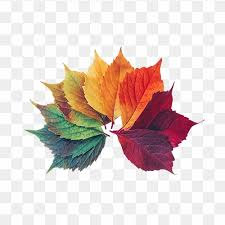
%> input picture BitPlaneSlicing/download.jpg, 225 x 225 px
$ octave grayscale.m   (GNU Octave 9; MATLAB toolbox functions it lacks are replaced by stand-ins)
%> lines starting %> are read from the running program, lines starting %| are printed output that depends on the picture
% Greyscaling the images with different algorithms
% Author: Sai Chandra Mouli (BT22ECI035)

clc;
clear all;
close all;

% Reading the Image
I = imread("download.jpg");
%> I is the input picture: size 225x225x3 uint8; mean R, G, B 223.3, 209.2, 204.4
imshow(I);

% Create figure with subplots
figure('Name', 'Greyscale method');

% Average Method
Gray_avg = (I(:,:,1) + I(:,:,2) + I(:,:,3)) / 3;
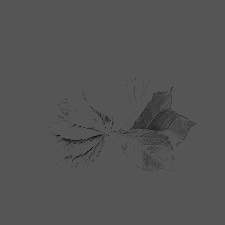
%> Gray_avg: size 225x225 uint8; min 10, max 85, mean 83.8
subplot(2,2,1);
imshow(Gray_avg, []);
title("Average Method");

% Weighted Average Method
Gray_weighted = 0.3 * I(:,:,1) + 0.59 * I(:,:,2) + 0.11 * I(:,:,3);
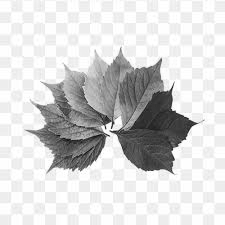
%> Gray_weighted: size 225x225 uint8; min 11, max 255, mean 213
subplot(2,2,2);
imshow(Gray_weighted, []);
title("Weighted Average Method");

% Luminosity Method
Gray_luminosity = 0.21 * I(:,:,1) + 0.72 * I(:,:,2) + 0.07 * I(:,:,3);
subplot(2,2,3);
imshow(Gray_luminosity, []);
title("Luminosity Method");

% Desaturation Method
Gray_desaturation = (max(I, [], 3) + min(I, [], 3)) / 2;
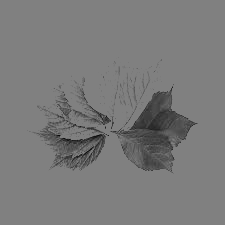
%> Gray_desaturation: size 225x225 uint8; min 9, max 128, mean 122.3
subplot(2,2,4);
imshow(Gray_desaturation, []);
title("Desaturation Method");
